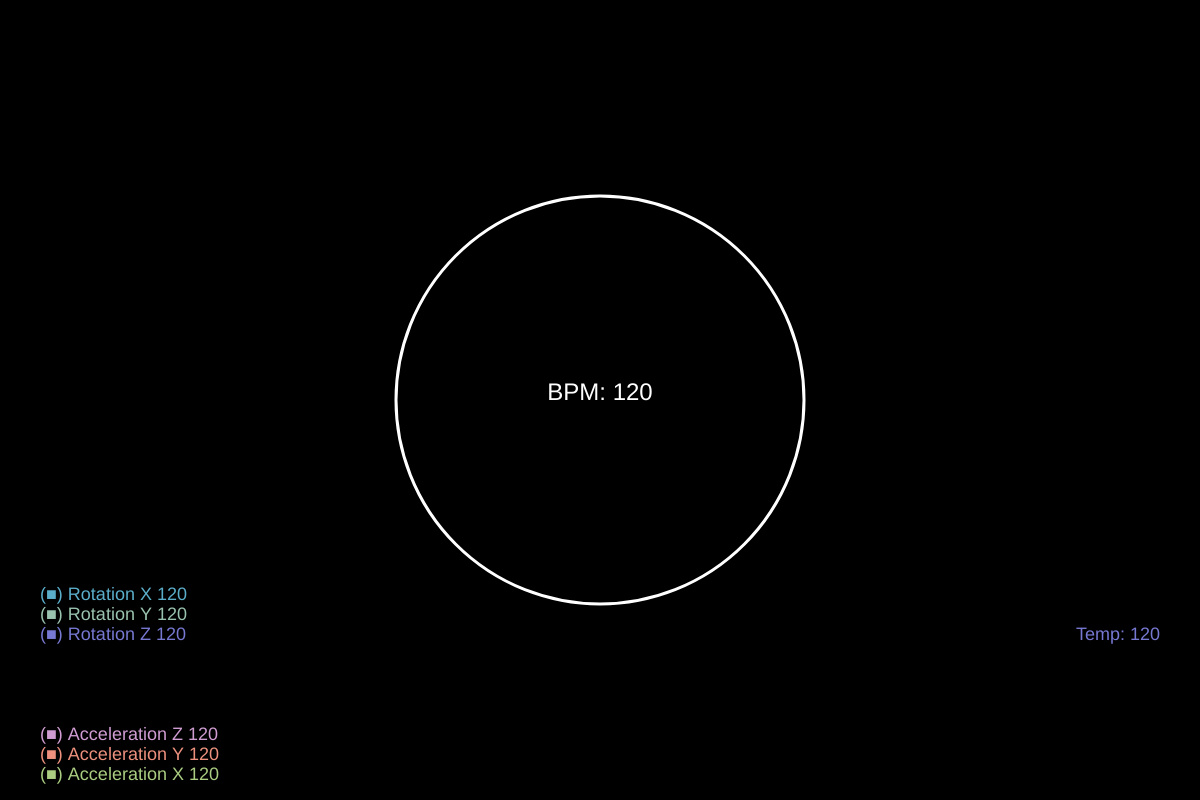
Frame 1 (no input)
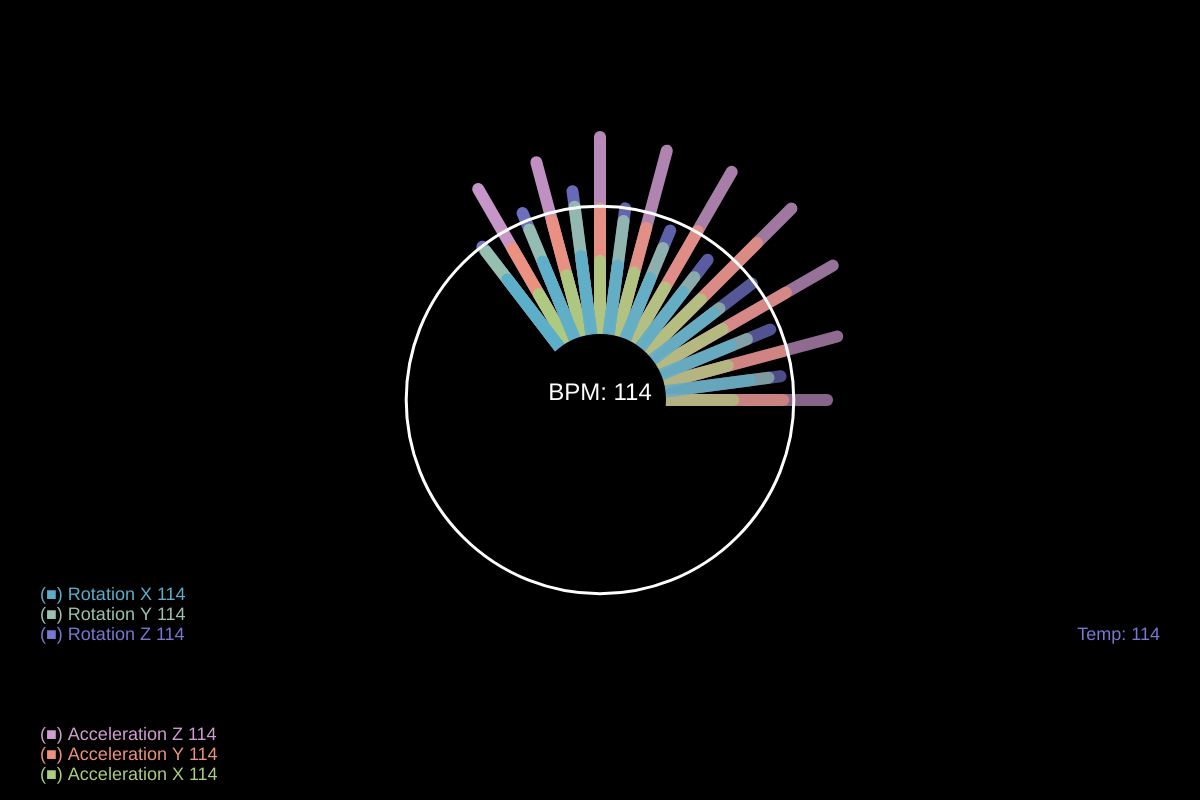
Frame 60 (no input)
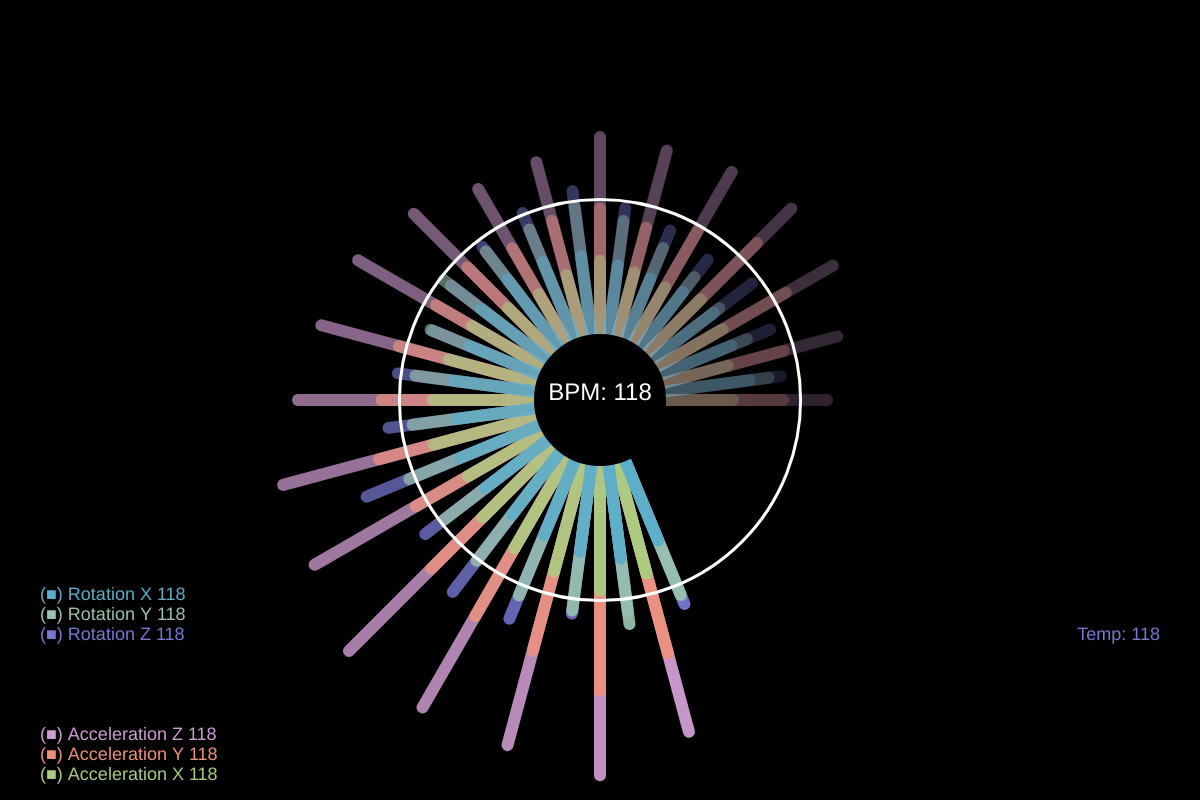
Frame 120 (the mouse pressed at the canvas centre since frame 60)

The p5.js sketch that drew these frames (run headless with seeded random() and noise() and a simulated clock; from frame 60 on, the mouse is pressed at the canvas centre):

// p5.js sketch
// ── sketch.js
let MAXWIDTH = 1200;
let MAXHEIGHT = 800;

let center = {x: MAXWIDTH/2,y: MAXHEIGHT/2}
let bpm = 120;

const accelData = {
    x:5,
    y:8,
    z:10
}

const rotationData = {
    x:5,
    y:5,
    z:5
}
let accelColours;
let rotationColours;

let accelValues;
let rotationValues;

let previousAccelData = []; 
let previousRotationData = [];
let shiftedIteration = 0;



const AngleOffSet = 15 * Math.PI / 180;
const RotationFixedOffSet = AngleOffSet/2;
const ValueStretch = 5;
const InnerRingRadius = 120;
const DataStrokeWidth = 12;


function setup() {
  accelValues = Object.values(accelData); 
  rotationValues = Object.values(rotationData); 
  createCanvas(MAXWIDTH, MAXHEIGHT);
  setupColours(255);
}

function setupColours(alpha){
  accelColours = [color(170,205,129,alpha),color(237,145,126,alpha),color(208,157,210,alpha)]
  rotationColours = [color(91,174,202,alpha),color(154,195,175,alpha),color(118,120,209,alpha)]
}

let plot = true;
function draw() {
  background(220);
  background("black");

  Draw_Accel_Data();
  Draw_Rotation_Data();

  fill("black");
  stroke(0);
  circle(center.x, center.y, InnerRingRadius);

  BPM_Ring();

  drawKeys();
}

const DisplayAccelData = setInterval(()=>{
  updateAllValues()
  if (previousAccelData.length > 30){
    previousAccelData.shift();
    previousRotationData.shift();
    shiftedIteration++
  }

},200)

function BPM_Ring(){
  // temp code for data ===========
  bpm += Math.round(random(-1,1)); 
  // ==============================
  fill(color(0,0,0,0));
  stroke("white");
  strokeWeight(3);
  circle(center.x, center.y, bpm*3.4);
}

function updateAllValues(){
  accelData.x += random(-4,4); 
  accelData.y += random(-4,4); 
  accelData.z += random(-4,4); 
  rotationData.x += random(-2,2); 
  rotationData.y += random(-3,3); 
  rotationData.z += random(-5,5); 
  accelValues = Object.values(accelData); 
  rotationValues = Object.values(rotationData); 
  previousAccelData.push(accelValues);
  previousRotationData.push(rotationValues);
}

function sumArray(t_array){
  let value = 0;
  for (let i = 0 ; i < t_array.length; i++){
    value += t_array[i];
  }
  console.log("total: ",value);
  return value
}

function Draw_Accel_Data(){
   let NewAngle = 0;
  for (let j = 0; j < previousAccelData.length;j++)
  {
    NewAngle = (AngleOffSet * (j + shiftedIteration)) % 360;

    let values = previousAccelData.at(j);
  

    let runningRadius = InnerRingRadius + (sumArray(values)*ValueStretch);

    for (let currentValue =values.length-1 ;currentValue >= 0;currentValue--){
      dimColoursBasedOnIteration(j,previousAccelData.length)

      stroke(accelColours.at(currentValue));

      strokeWeight(DataStrokeWidth);
      let pointX = center.x + runningRadius * cos(NewAngle);
      let pointY = center.y - runningRadius * sin(NewAngle);
      line(center.x, center.y, pointX, pointY);
      //console.log("rn: ",runningRadius);
      runningRadius -= values.at(currentValue) * ValueStretch
    }
  }
  setupColours(255);
}

function dimColoursBasedOnIteration(iteration, endNum){
  let alpha = 255;
  let value =  endNum - iteration;
  alpha = 255 - value* 10;
  
  setupColours(alpha);
}

function Draw_Rotation_Data(){
   let NewAngle = 0;
  for (let j = 0; j < previousRotationData.length;j++)
  {
    NewAngle = ((AngleOffSet * (j + shiftedIteration)) + RotationFixedOffSet) % 360;

    let values = previousRotationData.at(j);

    let runningRadius = InnerRingRadius + (sumArray(values)*ValueStretch);

    for (let currentValue =values.length-1 ;currentValue >= 0;currentValue--){
      dimColoursBasedOnIteration(j,previousRotationData.length)
      stroke(rotationColours.at(currentValue));
      strokeWeight(DataStrokeWidth);

      let pointX = center.x + runningRadius * cos(NewAngle);
      let pointY = center.y - runningRadius * sin(NewAngle);
      line(center.x, center.y, pointX, pointY);
      runningRadius -= values.at(currentValue) * ValueStretch
    }
  }
  setupColours(255);
}

function drawKeys(){
  textAlign(LEFT);
  textSize(18);
  
  stroke(0);
  strokeWeight(2);

  // Acceleration Keys ===========================
  fill(accelColours[0]);
  text("(■) Acceleration X " + bpm.toString(), 40,MAXHEIGHT-20);
  fill(accelColours[1]);
  text("(■) Acceleration Y "  + bpm.toString(), 40,MAXHEIGHT-40);
  fill(accelColours[2]);
  text("(■) Acceleration Z "  + bpm.toString(), 40,MAXHEIGHT-60);

  // Rotation Keys ===========================
  fill(rotationColours[0]);
  text("(■) Rotation X "  + bpm.toString(), 40,MAXHEIGHT-200);
  fill(rotationColours[1]);
  text("(■) Rotation Y " + bpm.toString(), 40,MAXHEIGHT-180);
  fill(rotationColours[2]);
  text("(■) Rotation Z " + bpm.toString(), 40,MAXHEIGHT-160);


  // Other Keys ====================
  textAlign(RIGHT);
  fill(rotationColours[2]);
  text("Temp: " + bpm.toString(), MAXWIDTH-40,MAXHEIGHT-160);

  textSize(24);
  fill("white");
  textAlign(CENTER);
  text("BPM: " + bpm.toString(),center.x,center.y);

}
